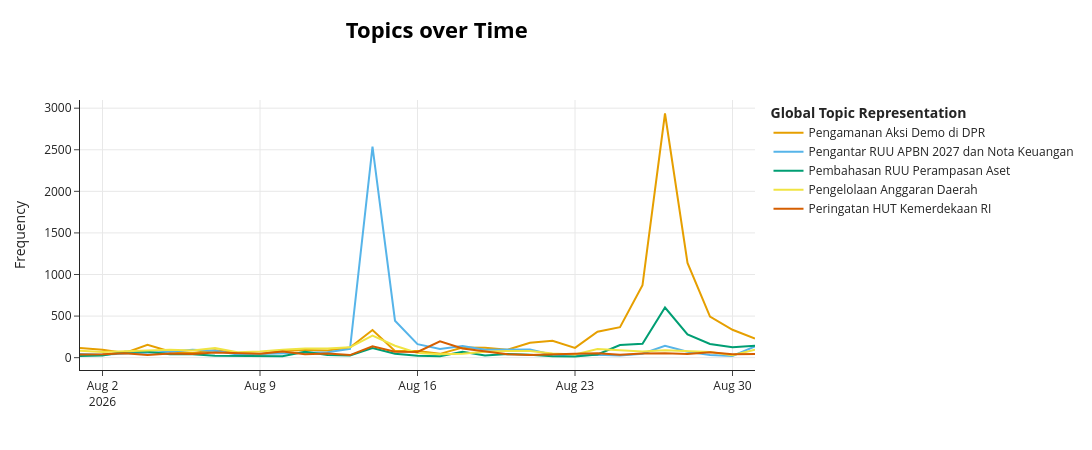

Notebook source saved alongside this figure:
### Code cell
topics_over_time = topic_model.topics_over_time(docs, timestamps)
fig = topic_model.visualize_topics_over_time(topics_over_time, top_n_topics=TOP_N, custom_labels=True)
fig.write_html(f'{OUT_DIR}/topic_over_time_{TOP_N}_{ISSUES}.html');fig.to_png(f'{OUT_DIR}/topic_over_time_{TOP_N}_{ISSUES}.png');fig.to_pdf(f'{OUT_DIR}/topic_over_time_{TOP_N}_{ISSUES}.pdf')
fig.show()

### Figure 1 — Plotly figure (JSON) as saved in the notebook; plotly's stock layout.template omitted (floating-point values rounded to 4 significant figures)
{"data": [{"hoverinfo": "text", "hovertext": ["<b>Topic 0</b><br>Words: kartu koleksi, koleksi, jepang, bem, rezim", "<b>Topic 0</b><br>Words: pagar, mall, seksual, hiv, mal", "<b>Topic 0</b><br>Words: asam urat, urat, asam, erlyn, laz", "<b>Topic 0</b><br>Words: erlyn, knpb balim, balim, gmni jakarta timur, gmni jakarta", "<b>Topic 0</b><br>Words: mui, pagar, mempawah, bell, noorsy", "<b>Topic 0</b><br>Words: tiyo, akmal, mui, hukuman mati, magetan", "<b>Topic 0</b><br>Words: timah, videotron, bijih timah, bijih, belitung", "<b>Topic 0</b><br>Words: tanah wakaf, penggusuran, wakaf, hidayatullah, masjid", "<b>Topic 0</b><br>Words: kosovo, parlemen kosovo, kurti, ketua parlemen, parlemen pristina kosovo", "<b>Topic 0</b><br>Words: andreas, buay, aswar, xiii dpr andreas, dpr andreas hugo", "<b>Topic 0</b><br>Words: umr, gaji dpr, rasio gaji, rasio gaji dpr, pasha", "<b>Topic 0</b><br>Words: umr, haeril, hukuman mati, beralkohol, minuman beralkohol", "<b>Topic 0</b><br>Words: bsp, benny, dewan pers, habib syakur, alharis", "<b>Topic 0</b><br>Words: arus lintas, pengalihan arus, kepadatan, pengamanan, pengalihan arus lintas", "<b>Topic 0</b><br>Words: dprd pati, jayapura, depa, polda papua, lingkarjateng", "<b>Topic 0</b><br>Words: aziz, penyerangan, agrinas, tambusai utara, tambusai", "<b>Topic 0</b><br>Words: sutami, kabel, bendungan, agrinas, penyerangan", "<b>Topic 0</b><br>Words: bem, sim, bundaran, dishub dki, klakson", "<b>Topic 0</b><br>Words: bundaran, resepsi kenegaraan, bem, resepsi, megapolitanpos", "<b>Topic 0</b><br>Words: eki, betawi, alphard, udin, ampb", "<b>Topic 0</b><br>Words: ampb, kammi, warga pati, pati bersatu, aliansi pati", "<b>Topic 0</b><br>Words: kammi, koruptor, warga pati, amri, ampb", "<b>Topic 0</b><br>Words: washliyah, provokasi, dedi, gpa dki, jakarta dedi", "<b>Topic 0</b><br>Words: botok, ampb, bus, supriyono, warga pati", "<b>Topic 0</b><br>Words: ampb, koruptor, botok, warga pati, aliansi pati bersatu", "<b>Topic 0</b><br>Words: ampb, aliansi pati, aliansi pati bersatu, pati bersatu, bus", "<b>Topic 0</b><br>Words: ampb, unjuk, botok, massa aksi, aliansi pati", "<b>Topic 0</b><br>Words: slipi, ampb, botok, kerusuhan, transjakarta", "<b>Topic 0</b><br>Words: kerusuhan, grib, pejompongan, kericuhan, diamankan", "<b>Topic 0</b><br>Words: grib, hercules, grib jaya, wilson, kerusuhan", "<b>Topic 0</b><br>Words: grib, kerusuhan, hercules, grib jaya, kericuhan"], "marker": {"color": "#E69F00"}, "mode": "lines", "name": "Pengamanan Aksi Demo di DPR", "type": "scatter", "x": ["2026-08-01T00:00:00", "2026-08-02T00:00:00", "2026-08-03T00:00:00", "2026-08-04T00:00:00", "2026-08-05T00:00:00", "2026-08-06T00:00:00", "2026-08-07T00:00:00", "2026-08-08T00:00:00", "2026-08-09T00:00:00", "2026-08-10T00:00:00", "2026-08-11T00:00:00", "2026-08-12T00:00:00", "2026-08-13T00:00:00", "2026-08-14T00:00:00", "2026-08-15T00:00:00", "2026-08-16T00:00:00", "2026-08-17T00:00:00", "2026-08-18T00:00:00", "2026-08-19T00:00:00", "2026-08-20T00:00:00", "2026-08-21T00:00:00", "2026-08-22T00:00:00", "2026-08-23T00:00:00", "2026-08-24T00:00:00", "2026-08-25T00:00:00", "2026-08-26T00:00:00", "2026-08-27T00:00:00", "2026-08-28T00:00:00", "2026-08-29T00:00:00", "2026-08-30T00:00:00", "2026-08-31T00:00:00"], "y": [116, 94, 56, 154, 74, 57, 89, 58, 40, 80, 91, 85, 123, 333, 80, 80, 46, 121, 120, 95, 178, 202, 117, 311, 367, 871, 2936, 1140, 493, 335, 231]}, {"hoverinfo": "text", "hovertext": ["<b>Topic 1</b><br>Words: apkasi, sampang, ireng, remunerasi, survei", "<b>Topic 1</b><br>Words: andi harun, harun, fiskal, kaltim, sudarno", "<b>Topic 1</b><br>Words: dbh, dana hasil, fiskal, remunerasi, tkd", "<b>Topic 1</b><br>Words: apindo, aij, samuel, gaji kepala daerah, gaji kepala", "<b>Topic 1</b><br>Words: ojk, kuartal, akuntansi, hernawan, gaji pppk", "<b>Topic 1</b><br>Words: triwulan, said, tumbuh persen, informal, yoy", "<b>Topic 1</b><br>Words: bahlil, buku karya, darmadi, bahlil lahadalia, lahadalia", "<b>Topic 1</b><br>Words: bahlil, obligasi, sensus, obligasi daerah, btt", "<b>Topic 1</b><br>Words: indrajaya, sugiat, gaji kepala daerah, gaji kepala, oke", "<b>Topic 1</b><br>Words: gaji kepala daerah, gaji kepala, kenaikan gaji, kota pasuruan, indrajaya", "<b>Topic 1</b><br>Words: khozin, tkd, dbh, dau, rudy", "<b>Topic 1</b><br>Words: jpo, indrajaya, khozin, tamsil, dbh", "<b>Topic 1</b><br>Words: nota keuangan, ruu apbn, msci, beserta nota, wib pidato", "<b>Topic 1</b><br>Words: dpr dpd kompleks, dpd kompleks, dpd kompleks parlemen, danantara, pidato sidang tahunan", "<b>Topic 1</b><br>Words: nota keuangan, ruu apbn, danantara, beserta nota, belanja negara", "<b>Topic 1</b><br>Words: darmizal, susanah, kewarganegaraan, danantara, rejo", "<b>Topic 1</b><br>Words: susanah, kalibata, memimpin upacara, upacara ziarah, gaji pns", "<b>Topic 1</b><br>Words: susanah, belanja negara, utang, ruu apbn, bank danamon", "<b>Topic 1</b><br>Words: progres persen, triliun progres persen, oikn, triliun progres, utang", "<b>Topic 1</b><br>Words: bursa, profil utang, banggar dpr, pkp, pagu", "<b>Topic 1</b><br>Words: holding, ultra mikro, ultra, holding ultra, holding ultra mikro", "<b>Topic 1</b><br>Words: restitusi, penerimaan pajak, pajak neto, penerimaan pajak neto, neto", "<b>Topic 1</b><br>Words: takaichi, demutualisasi, uhf, azis, jepang", "<b>Topic 1</b><br>Words: dbh, safri, amien, rizky, chika", "<b>Topic 1</b><br>Words: sugiat, budi arie, dividen, arie, menyukseskan program", "<b>Topic 1</b><br>Words: sugiat, budi arie, arie, piutang, mengamankan mengawal program", "<b>Topic 1</b><br>Words: purbaya, sadewa, purbaya yudhi sadewa, yudhi sadewa, purbaya yudhi", "<b>Topic 1</b><br>Words: purbaya, peraih nobel, nobel, peraih, sadewa", "<b>Topic 1</b><br>Words: pphn, gaji pns, nasim, tap mpr, gaji asn", "<b>Topic 1</b><br>Words: yuddy, prof yuddy, insting, insting politik, spekulasi", "<b>Topic 1</b><br>Words: pagu, tambahan anggaran, pagu anggaran, anggaran triliun, kemenperin"], "marker": {"color": "#56B4E9"}, "mode": "lines", "name": "Pengantar RUU APBN 2027 dan Nota Keuangan", "type": "scatter", "x": ["2026-08-01T00:00:00", "2026-08-02T00:00:00", "2026-08-03T00:00:00", "2026-08-04T00:00:00", "2026-08-05T00:00:00", "2026-08-06T00:00:00", "2026-08-07T00:00:00", "2026-08-08T00:00:00", "2026-08-09T00:00:00", "2026-08-10T00:00:00", "2026-08-11T00:00:00", "2026-08-12T00:00:00", "2026-08-13T00:00:00", "2026-08-14T00:00:00", "2026-08-15T00:00:00", "2026-08-16T00:00:00", "2026-08-17T00:00:00", "2026-08-18T00:00:00", "2026-08-19T00:00:00", "2026-08-20T00:00:00", "2026-08-21T00:00:00", "2026-08-22T00:00:00", "2026-08-23T00:00:00", "2026-08-24T00:00:00", "2026-08-25T00:00:00", "2026-08-26T00:00:00", "2026-08-27T00:00:00", "2026-08-28T00:00:00", "2026-08-29T00:00:00", "2026-08-30T00:00:00", "2026-08-31T00:00:00"], "y": [44, 36, 50, 61, 71, 95, 82, 37, 43, 50, 60, 65, 105, 2537, 444, 162, 103, 140, 94, 91, 97, 35, 27, 34, 26, 47, 142, 71, 31, 21, 136]}, {"hoverinfo": "text", "hovertext": ["<b>Topic 2</b><br>Words: willy, perbudakan, perbudakan modern, eksploitasi, online scam", "<b>Topic 2</b><br>Words: jerman, warga jerman, rahmat, lgbtq, hardjuno", "<b>Topic 2</b><br>Words: juniver, maqdir, juniver girsang, girsang, maqdir ismail", "<b>Topic 2</b><br>Words: penyitaan, juniver, pengelolaan aset, aset hasil, firman", "<b>Topic 2</b><br>Words: falah, aset hasil, yudi, pengelolaan aset, aset hasil perampasan", "<b>Topic 2</b><br>Words: penggantian nama, bpa, pemulihan aset, istilah perampasan, nama ruu", "<b>Topic 2</b><br>Words: data center, ikasmansa, resolusi, munas, falah", "<b>Topic 2</b><br>Words: naturalisasi, timah, kebijakan naturalisasi, pemain, sepak bola", "<b>Topic 2</b><br>Words: alimudin, kolatlena, naturalisasi, daerah kepulauan, ruu daerah kepulauan", "<b>Topic 2</b><br>Words: alimudin, daerah kepulauan, ruu daerah kepulauan, ruu daerah, kolatlena", "<b>Topic 2</b><br>Words: harymurti, bambang harymurti, melindungi aset, rdpu komisi iii, dengar pendapat rdpu", "<b>Topic 2</b><br>Words: telesurvei, benny, pidana fakultas hukum, pidana fakultas, hukum pidana fakultas", "<b>Topic 2</b><br>Words: paten, lpsk, saksi korban, prana, hukum pajak", "<b>Topic 2</b><br>Words: supratman, usul inisiatif, menteri hukum, usul, andi agtas", "<b>Topic 2</b><br>Words: hardjuno, ruu pemilu, bursa, depa, titi", "<b>Topic 2</b><br>Words: pengadilan hoc, hoc, lgbt, cacat, ketatanegaraan", "<b>Topic 2</b><br>Words: muzzammil, baba, mahmud, ruu minol, minol", "<b>Topic 2</b><br>Words: habiburokhman, disahkan sidang, kuhap polri, menargetkan ruu, aset disahkan sidang", "<b>Topic 2</b><br>Words: erp, cabang, advokat, trimedya, kasir", "<b>Topic 2</b><br>Words: kurator, kabareskrim, saadiah, dede, kurator menjalankan", "<b>Topic 2</b><br>Words: kurator, profesi kurator, pailit, ieu cepa, ieu", "<b>Topic 2</b><br>Words: andrean, saefudin, konten digital, advokat, law firm", "<b>Topic 2</b><br>Words: tppo modus, pengantin pesanan, modus pengantin, modus pengantin pesanan, tppo modus pengantin", "<b>Topic 2</b><br>Words: penyiaran, kurator, dpr sari, percepatan pengesahan ruu, forum komunikasi rakyat", "<b>Topic 2</b><br>Words: habiburokhman, pengesahan tingkat, penyerapan aspirasi, dpr habiburokhman, penyerapan", "<b>Topic 2</b><br>Words: habiburokhman, pembahasan ruu perampasan, pembahasan ruu, fahira, dpr habiburokhman", "<b>Topic 2</b><br>Words: habiburokhman, undang ruu perampasan, ampb, saan, pembahasan ruu", "<b>Topic 2</b><br>Words: undang ruu perampasan, pembahasan ruu, pembahasan ruu perampasan, pemberantasan, ampb", "<b>Topic 2</b><br>Words: jenis tindak pidana, jenis tindak, habiburokhman, hasto, ncb", "<b>Topic 2</b><br>Words: jenis tindak, jenis tindak pidana, tindak pidana bidang, pidana bidang, habiburokhman", "<b>Topic 2</b><br>Words: jenis tindak pidana, jenis tindak, habiburokhman, perampasan aset tindak, aset tindak pidana"], "marker": {"color": "#009E73"}, "mode": "lines", "name": "Pembahasan RUU Perampasan Aset", "type": "scatter", "x": ["2026-08-01T00:00:00", "2026-08-02T00:00:00", "2026-08-03T00:00:00", "2026-08-04T00:00:00", "2026-08-05T00:00:00", "2026-08-06T00:00:00", "2026-08-07T00:00:00", "2026-08-08T00:00:00", "2026-08-09T00:00:00", "2026-08-10T00:00:00", "2026-08-11T00:00:00", "2026-08-12T00:00:00", "2026-08-13T00:00:00", "2026-08-14T00:00:00", "2026-08-15T00:00:00", "2026-08-16T00:00:00", "2026-08-17T00:00:00", "2026-08-18T00:00:00", "2026-08-19T00:00:00", "2026-08-20T00:00:00", "2026-08-21T00:00:00", "2026-08-22T00:00:00", "2026-08-23T00:00:00", "2026-08-24T00:00:00", "2026-08-25T00:00:00", "2026-08-26T00:00:00", "2026-08-27T00:00:00", "2026-08-28T00:00:00", "2026-08-29T00:00:00", "2026-08-30T00:00:00", "2026-08-31T00:00:00"], "y": [19, 25, 72, 70, 41, 41, 24, 20, 15, 18, 72, 32, 27, 115, 47, 24, 18, 70, 27, 45, 36, 16, 14, 39, 151, 167, 603, 280, 164, 125, 143]}, {"hoverinfo": "text", "hovertext": ["<b>Topic 6</b><br>Words: guspardi, guspardi gaus, gaus, ranperda, karo", "<b>Topic 6</b><br>Words: karangasem, hipka, atika, bengkulu, kapolres karangasem", "<b>Topic 6</b><br>Words: gianyar, kabupaten gianyar, ppas, kua, dprd kabupaten gianyar", "<b>Topic 6</b><br>Words: apbd, ppas, belanja daerah, kua, peraturan daerah", "<b>Topic 6</b><br>Words: djuwita, ppas, bendungan, apbd, kua", "<b>Topic 6</b><br>Words: sibolga, apbd, ppas, kua, raperda", "<b>Topic 6</b><br>Words: nias, kepulauan nias, apbd, bpip, bangli", "<b>Topic 6</b><br>Words: perhumas, ajbar, perhumas makassar, kota makassar, aliyah mustika ilham", "<b>Topic 6</b><br>Words: ipdn, asahan, pemerintahan ipdn, politik pemerintahan ipdn, kabupaten asahan", "<b>Topic 6</b><br>Words: rumah singgah, kua, singgah, ppas, asahan", "<b>Topic 6</b><br>Words: kua, ppas, kua ppas, ntb, gili", "<b>Topic 6</b><br>Words: ppas, kua, gowa, kua ppas, morowali", "<b>Topic 6</b><br>Words: apresiasi daerah, program juta rumah, program juta, batch, juta rumah", "<b>Topic 6</b><br>Words: dprd kota, mendengarkan pidato, paripurna dprd, ppas, forkopimda", "<b>Topic 6</b><br>Words: kota medan, langkat, forkopimda, ppas, kua", "<b>Topic 6</b><br>Words: pln, kelistrikan, darmawan, ipdn, pln unit", "<b>Topic 6</b><br>Words: asahan, kapolres asahan, kabupaten asahan, ksmi, smp sma sederajat", "<b>Topic 6</b><br>Words: apbd, kua, ppas, ppwi, pinrang", "<b>Topic 6</b><br>Words: kota mojokerto, raperda, mojokerto, raperda inisiatif, dprd kota mojokerto", "<b>Topic 6</b><br>Words: usu, dies, dies natalis, natalis, pad", "<b>Topic 6</b><br>Words: bpd, natuna, kabupaten natuna, bengkulu, eropa", "<b>Topic 6</b><br>Words: pan riau, pii, dpw pan riau, dpw pan, bpn", "<b>Topic 6</b><br>Words: maritim bali, forum maritim, forum maritim bali, kids, maritim", "<b>Topic 6</b><br>Words: seluma, forum komunikasi rakyat, komunikasi rakyat pati, komunikasi rakyat, forum komunikasi", "<b>Topic 6</b><br>Words: smsi, makali, pengukuhan, jaga desa, pokja", "<b>Topic 6</b><br>Words: hsu, smsi, apbd, muki, kpsti", "<b>Topic 6</b><br>Words: yogi, blank spot, blank, spot, nanda", "<b>Topic 6</b><br>Words: visitasi, daerah kepulauan, polresta magelang, kompolnas, yulius", "<b>Topic 6</b><br>Words: abdya, kota bogor, lingkarjateng, megpreneur, adityawarman", "<b>Topic 6</b><br>Words: nuanu, nuanu creative, binjai, nuanu creative city, creative city", "<b>Topic 6</b><br>Words: apbd, peraturan daerah, kua, ppas, perubahan apbd"], "marker": {"color": "#F0E442"}, "mode": "lines", "name": "Pengelolaan Anggaran Daerah", "type": "scatter", "x": ["2026-08-01T00:00:00", "2026-08-02T00:00:00", "2026-08-03T00:00:00", "2026-08-04T00:00:00", "2026-08-05T00:00:00", "2026-08-06T00:00:00", "2026-08-07T00:00:00", "2026-08-08T00:00:00", "2026-08-09T00:00:00", "2026-08-10T00:00:00", "2026-08-11T00:00:00", "2026-08-12T00:00:00", "2026-08-13T00:00:00", "2026-08-14T00:00:00", "2026-08-15T00:00:00", "2026-08-16T00:00:00", "2026-08-17T00:00:00", "2026-08-18T00:00:00", "2026-08-19T00:00:00", "2026-08-20T00:00:00", "2026-08-21T00:00:00", "2026-08-22T00:00:00", "2026-08-23T00:00:00", "2026-08-24T00:00:00", "2026-08-25T00:00:00", "2026-08-26T00:00:00", "2026-08-27T00:00:00", "2026-08-28T00:00:00", "2026-08-29T00:00:00", "2026-08-30T00:00:00", "2026-08-31T00:00:00"], "y": [84, 69, 78, 88, 94, 87, 115, 65, 75, 95, 110, 109, 124, 265, 144, 57, 41, 46, 70, 81, 79, 49, 37, 104, 92, 74, 90, 80, 67, 30, 95]}, {"hoverinfo": "text", "hovertext": ["<b>Topic 8</b><br>Words: kualanamu, mandailing natal, mandailing, natal, juri", "<b>Topic 8</b><br>Words: prsu, samawa, cerutu, ahy, memungut sampah", "<b>Topic 8</b><br>Words: karapan sapi, karapan, prsu, sapi, ahy", "<b>Topic 8</b><br>Words: darul amanah, santri, pesantren, darul, gandapura", "<b>Topic 8</b><br>Words: warisan budaya, jali, bang jali, warisan, gresik", "<b>Topic 8</b><br>Words: megapolitanpos, megapolitanpos jakarta, aksara, majalengka, aksara bali", "<b>Topic 8</b><br>Words: hatta, aksara, aksara bali, pancasila, ppki", "<b>Topic 8</b><br>Words: rally, kopi papua, kota padang, tiff, padang", "<b>Topic 8</b><br>Words: phdi, sains, lingga, kakao, gerak jalan", "<b>Topic 8</b><br>Words: sumedang, kota magelang, ijeck, ekspedisi, rahul", "<b>Topic 8</b><br>Words: reyog, krp, reyog ponorogo, ponorogo, sains", "<b>Topic 8</b><br>Words: abdoel, abdoel moeis, moeis, robo, robo robo", "<b>Topic 8</b><br>Words: fernando, robo, tinro, bendera, sampan bidar", "<b>Topic 8</b><br>Words: persatuan, kesatuan, berdaulat, cilegon, persatuan kesatuan", "<b>Topic 8</b><br>Words: festival, sepakbola, festival sepakbola, galumbang, batanghari", "<b>Topic 8</b><br>Words: muslim ayub, crosser, dpr papua pegunungan, ayub, papua pegunungan", "<b>Topic 8</b><br>Words: upacara peringatan, persatuan, ikn, ulang hut, proklamasi", "<b>Topic 8</b><br>Words: silat, bendera, ulang hut, upacara bendera, ulang hut kemerdekaan", "<b>Topic 8</b><br>Words: husni, pacu jalur, pacu, kuansing, buleleng", "<b>Topic 8</b><br>Words: uisu, yayasan wakaf uisu, wakaf uisu, yayasan wakaf, husni", "<b>Topic 8</b><br>Words: ade jona, jona, mimika, domino, olahraga", "<b>Topic 8</b><br>Words: mahbub, kendal, panggung rakyat, festival, rais", "<b>Topic 8</b><br>Words: nurwayah, parle, pertandingan, lapor pan, senam", "<b>Topic 8</b><br>Words: lomba, pertandingan, fun run, mulan, fun", "<b>Topic 8</b><br>Words: lpkan, ndx aka, campur, aka, ndx", "<b>Topic 8</b><br>Words: olly, iknr, saw, gema keadilan, salon", "<b>Topic 8</b><br>Words: medy, kawasan tugu tani, kawasan tugu, tugu tani, tani jakarta", "<b>Topic 8</b><br>Words: tambling, jasri, serayu, kusama, bintik", "<b>Topic 8</b><br>Words: jmsi, jmsi sumbar, padel, penghargaan tokoh, kabarmakassar", "<b>Topic 8</b><br>Words: padel, pbpi, rosiade padel, lampung utara, aprozi", "<b>Topic 8</b><br>Words: hanura, buleleng, mprs, film, rally"], "marker": {"color": "#D55E00"}, "mode": "lines", "name": "Peringatan HUT Kemerdekaan RI", "type": "scatter", "x": ["2026-08-01T00:00:00", "2026-08-02T00:00:00", "2026-08-03T00:00:00", "2026-08-04T00:00:00", "2026-08-05T00:00:00", "2026-08-06T00:00:00", "2026-08-07T00:00:00", "2026-08-08T00:00:00", "2026-08-09T00:00:00", "2026-08-10T00:00:00", "2026-08-11T00:00:00", "2026-08-12T00:00:00", "2026-08-13T00:00:00", "2026-08-14T00:00:00", "2026-08-15T00:00:00", "2026-08-16T00:00:00", "2026-08-17T00:00:00", "2026-08-18T00:00:00", "2026-08-19T00:00:00", "2026-08-20T00:00:00", "2026-08-21T00:00:00", "2026-08-22T00:00:00", "2026-08-23T00:00:00", "2026-08-24T00:00:00", "2026-08-25T00:00:00", "2026-08-26T00:00:00", "2026-08-27T00:00:00", "2026-08-28T00:00:00", "2026-08-29T00:00:00", "2026-08-30T00:00:00", "2026-08-31T00:00:00"], "y": [38, 41, 54, 32, 50, 45, 62, 57, 46, 75, 41, 49, 31, 137, 70, 69, 197, 110, 79, 40, 33, 36, 47, 53, 34, 51, 54, 45, 65, 40, 43]}], "layout": {"height": 450, "hoverlabel": {"bgcolor": "white", "font": {"family": "Rockwell", "size": 16}}, "legend": {"title": {"text": "<b>Global Topic Representation"}}, "title": {"font": {"color": "Black", "size": 22}, "text": "<b>Topics over Time</b>", "x": 0.4, "xanchor": "center", "y": 0.95, "yanchor": "top"}, "width": 1250, "xaxis": {"showgrid": true}, "yaxis": {"showgrid": true, "title": {"text": "Frequency"}}}}
